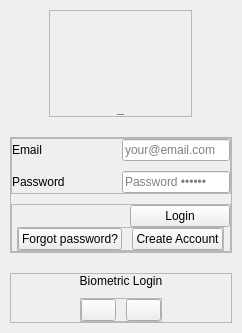
     <widget class="QWidget" name="loginPage">
      <layout class="QVBoxLayout" name="verticalLayout_7">
       <property name="spacing">
        <number>0</number>
       </property>
       <property name="leftMargin">
        <number>0</number>
       </property>
       <property name="topMargin">
        <number>0</number>
       </property>
       <property name="rightMargin">
        <number>0</number>
       </property>
       <property name="bottomMargin">
        <number>0</number>
       </property>
       <item>
        <widget class="QWidget" name="widget" native="true">
         <layout class="QVBoxLayout" name="verticalLayout_2">
          <property name="spacing">
           <number>10</number>
          </property>
          <property name="leftMargin">
           <number>10</number>
          </property>
          <property name="topMargin">
           <number>10</number>
          </property>
          <property name="rightMargin">
           <number>10</number>
          </property>
          <property name="bottomMargin">
           <number>10</number>
          </property>
          <item alignment="Qt::AlignmentFlag::AlignHCenter|Qt::AlignmentFlag::AlignBottom">
           <widget class="QFrame" name="header">
            <property name="frameShape">
             <enum>QFrame::Shape::StyledPanel</enum>
            </property>
            <property name="frameShadow">
             <enum>QFrame::Shadow::Raised</enum>
            </property>
            <layout class="QVBoxLayout" name="verticalLayout_3">
             <property name="spacing">
              <number>10</number>
             </property>
             <property name="leftMargin">
              <number>0</number>
             </property>
             <property name="topMargin">
              <number>0</number>
             </property>
             <property name="rightMargin">
              <number>0</number>
             </property>
             <property name="bottomMargin">
              <number>0</number>
             </property>
             <item alignment="Qt::AlignmentFlag::AlignHCenter">
              <widget class="QLabel" name="logo">
               <property name="minimumSize">
                <size>
                 <width>141</width>
                 <height>93</height>
                </size>
               </property>
               <property name="maximumSize">
                <size>
                 <width>141</width>
                 <height>93</height>
                </size>
               </property>
               <property name="text">
                <string />
               </property>
               <property name="pixmap">
                <pixmap resource="../assets/assets.qrc">:/images/images/TRUSTED IN_GREY.png</pixmap>
               </property>
               <property name="scaledContents">
                <bool>true</bool>
               </property>
              </widget>
             </item>
             <item>
              <widget class="QLabel" name="label_2">
               <property name="font">
                <font>
                 <pointsize>-1</pointsize>
                 <bold>true</bold>
                </font>
               </property>
               <property name="text">
                <string>Welcome Back</string>
               </property>
               <property name="alignment">
                <set>Qt::AlignmentFlag::AlignCenter</set>
               </property>
              </widget>
             </item>
            </layout>
           </widget>
          </item>
          <item>
           <widget class="QCustomHorizontalSeparator" name="customHorizontalSeparator" />
          </item>
          <item>
           <widget class="QFrame" name="body">
            <property name="frameShape">
             <enum>QFrame::Shape::StyledPanel</enum>
            </property>
            <property name="frameShadow">
             <enum>QFrame::Shadow::Raised</enum>
            </property>
            <layout class="QVBoxLayout" name="verticalLayout_4">
             <property name="spacing">
              <number>10</number>
             </property>
             <property name="leftMargin">
              <number>0</number>
             </property>
             <property name="topMargin">
              <number>0</number>
             </property>
             <property name="rightMargin">
              <number>0</number>
             </property>
             <property name="bottomMargin">
              <number>0</number>
             </property>
             <item>
              <widget class="QFrame" name="frame">
               <property name="frameShape">
                <enum>QFrame::Shape::StyledPanel</enum>
               </property>
               <property name="frameShadow">
                <enum>QFrame::Shadow::Raised</enum>
               </property>
               <layout class="QFormLayout" name="formLayout_2">
                <property name="horizontalSpacing">
                 <number>10</number>
                </property>
                <property name="verticalSpacing">
                 <number>10</number>
                </property>
                <property name="leftMargin">
                 <number>0</number>
                </property>
                <property name="topMargin">
                 <number>0</number>
                </property>
                <property name="rightMargin">
                 <number>0</number>
                </property>
                <property name="bottomMargin">
                 <number>0</number>
                </property>
                <item row="0" column="0">
                 <widget class="QLabel" name="label">
                  <property name="text">
                   <string>Email</string>
                  </property>
                 </widget>
                </item>
                <item row="0" column="1">
                 <widget class="QLineEdit" name="loginEmail">
                  <property name="placeholderText">
                   <string>your@email.com</string>
                  </property>
                 </widget>
                </item>
                <item row="1" column="0">
                 <widget class="QLabel" name="label_3">
                  <property name="minimumSize">
                   <size>
                    <width>100</width>
                    <height>0</height>
                   </size>
                  </property>
                  <property name="text">
                   <string>Password</string>
                  </property>
                 </widget>
                </item>
                <item row="1" column="1">
                 <widget class="QLineEdit" name="loginPassword">
                  <property name="echoMode">
                   <enum>QLineEdit::EchoMode::Password</enum>
                  </property>
                  <property name="placeholderText">
                   <string>Password ••••••</string>
                  </property>
                 </widget>
                </item>
               </layout>
              </widget>
             </item>
             <item>
              <widget class="QFrame" name="frame_2">
               <property name="frameShape">
                <enum>QFrame::Shape::StyledPanel</enum>
               </property>
               <property name="frameShadow">
                <enum>QFrame::Shadow::Raised</enum>
               </property>
               <layout class="QVBoxLayout" name="verticalLayout_5">
                <property name="spacing">
                 <number>0</number>
                </property>
                <property name="leftMargin">
                 <number>0</number>
                </property>
                <property name="topMargin">
                 <number>0</number>
                </property>
                <property name="rightMargin">
                 <number>0</number>
                </property>
                <property name="bottomMargin">
                 <number>0</number>
                </property>
                <item alignment="Qt::AlignmentFlag::AlignRight">
                 <widget class="QPushButton" name="loginBtn">
                  <property name="minimumSize">
                   <size>
                    <width>100</width>
                    <height>0</height>
                   </size>
                  </property>
                  <property name="cursor">
                   <cursorShape>PointingHandCursor</cursorShape>
                  </property>
                  <property name="styleSheet">
                   <string notr="true" />
                  </property>
                  <property name="text">
                   <string>Login</string>
                  </property>
                 </widget>
                </item>
                <item>
                 <widget class="QCustomHorizontalSeparator" name="customHorizontalSeparator_2" />
                </item>
                <item alignment="Qt::AlignmentFlag::AlignHCenter">
                 <widget class="QFrame" name="frame_3">
                  <property name="frameShape">
                   <enum>QFrame::Shape::StyledPanel</enum>
                  </property>
                  <property name="frameShadow">
                   <enum>QFrame::Shadow::Raised</enum>
                  </property>
                  <layout class="QHBoxLayout" name="horizontalLayout">
                   <property name="spacing">
                    <number>10</number>
                   </property>
                   <property name="leftMargin">
                    <number>0</number>
                   </property>
                   <property name="topMargin">
                    <number>0</number>
                   </property>
                   <property name="rightMargin">
                    <number>0</number>
                   </property>
                   <property name="bottomMargin">
                    <number>0</number>
                   </property>
                   <item>
                    <widget class="QPushButton" name="forgotpassBtn">
                     <property name="cursor">
                      <cursorShape>PointingHandCursor</cursorShape>
                     </property>
                     <property name="text">
                      <string>Forgot password?</string>
                     </property>
                    </widget>
                   </item>
                   <item>
                    <widget class="QPushButton" name="toRegisterBtn">
                     <property name="cursor">
                      <cursorShape>PointingHandCursor</cursorShape>
                     </property>
                     <property name="text">
                      <string>Create Account</string>
                     </property>
                    </widget>
                   </item>
                  </layout>
                 </widget>
                </item>
               </layout>
              </widget>
             </item>
            </layout>
           </widget>
          </item>
          <item>
           <widget class="QCustomHorizontalSeparator" name="customHorizontalSeparator_3" />
          </item>
          <item alignment="Qt::AlignmentFlag::AlignTop">
           <widget class="QFrame" name="footer">
            <property name="frameShape">
             <enum>QFrame::Shape::StyledPanel</enum>
            </property>
            <property name="frameShadow">
             <enum>QFrame::Shadow::Raised</enum>
            </property>
            <layout class="QVBoxLayout" name="verticalLayout_6">
             <property name="spacing">
              <number>10</number>
             </property>
             <property name="leftMargin">
              <number>0</number>
             </property>
             <property name="topMargin">
              <number>0</number>
             </property>
             <property name="rightMargin">
              <number>0</number>
             </property>
             <property name="bottomMargin">
              <number>0</number>
             </property>
             <item>
              <widget class="QLabel" name="label_6">
               <property name="text">
                <string>Biometric Login</string>
               </property>
               <property name="alignment">
                <set>Qt::AlignmentFlag::AlignCenter</set>
               </property>
              </widget>
             </item>
             <item alignment="Qt::AlignmentFlag::AlignHCenter">
              <widget class="QFrame" name="frame_4">
               <property name="maximumSize">
                <size>
                 <width>16777215</width>
                 <height>16777215</height>
                </size>
               </property>
               <property name="frameShape">
                <enum>QFrame::Shape::StyledPanel</enum>
               </property>
               <property name="frameShadow">
                <enum>QFrame::Shadow::Raised</enum>
               </property>
               <layout class="QHBoxLayout" name="horizontalLayout_2">
                <property name="spacing">
                 <number>10</number>
                </property>
                <property name="leftMargin">
                 <number>0</number>
                </property>
                <property name="topMargin">
                 <number>0</number>
                </property>
                <property name="rightMargin">
                 <number>0</number>
                </property>
                <property name="bottomMargin">
                 <number>0</number>
                </property>
                <item>
                 <widget class="QPushButton" name="pushButton_2">
                  <property name="maximumSize">
                   <size>
                    <width>35</width>
                    <height>35</height>
                   </size>
                  </property>
                  <property name="text">
                   <string />
                  </property>
                  <property name="icon">
                   <iconset resource="../Qss/icons/_icons.qrc">
                    <normaloff>:/material_design/icons/material_design/fingerprint.png</normaloff>:/material_design/icons/material_design/fingerprint.png</iconset>
                  </property>
                 </widget>
                </item>
                <item>
                 <widget class="QPushButton" name="pushButton_3">
                  <property name="maximumSize">
                   <size>
                    <width>35</width>
                    <height>35</height>
                   </size>
                  </property>
                  <property name="text">
                   <string />
                  </property>
                  <property name="icon">
                   <iconset resource="../Qss/icons/_icons.qrc">
                    <normaloff>:/font_awesome_brands/icons/font_awesome/brands/windows.png</normaloff>:/font_awesome_brands/icons/font_awesome/brands/windows.png</iconset>
                  </property>
                 </widget>
                </item>
               </layout>
              </widget>
             </item>
            </layout>
           </widget>
          </item>
         </layout>
        </widget>
       </item>
      </layout>
     </widget>
